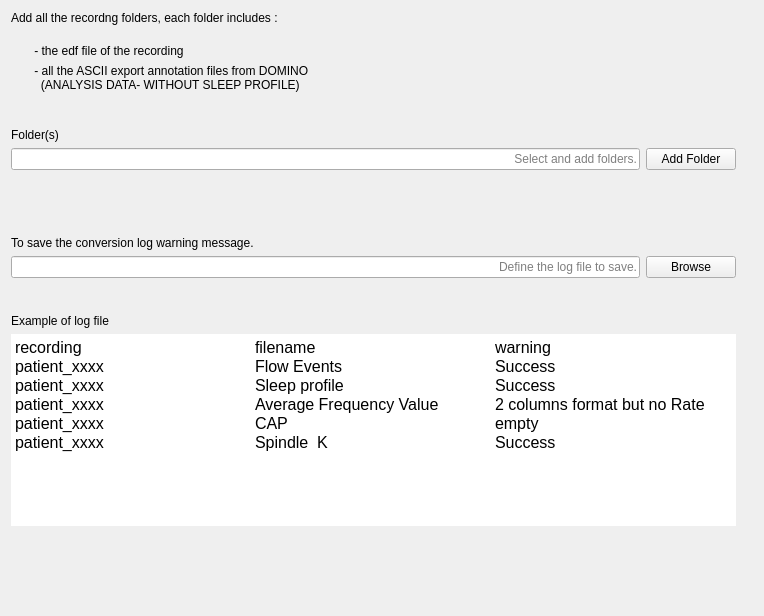
<?xml version="1.0" encoding="UTF-8"?>
<ui version="4.0">
 <class>DominoConverterSettingsView</class>
 <widget class="QWidget" name="DominoConverterSettingsView">
  <property name="geometry">
   <rect>
    <x>0</x>
    <y>0</y>
    <width>764</width>
    <height>616</height>
   </rect>
  </property>
  <property name="windowTitle">
   <string>Form</string>
  </property>
  <property name="styleSheet">
   <string notr="true">font: 12pt &quot;Roboto&quot;;</string>
  </property>
  <layout class="QHBoxLayout" name="horizontalLayout_4">
   <item>
    <layout class="QVBoxLayout" name="verticalLayout_3">
     <item>
      <widget class="QLabel" name="label">
       <property name="text">
        <string>Add all the recordng folders, each folder includes :</string>
       </property>
      </widget>
     </item>
     <item>
      <spacer name="verticalSpacer_3">
       <property name="orientation">
        <enum>Qt::Orientation::Vertical</enum>
       </property>
       <property name="sizeType">
        <enum>QSizePolicy::Policy::Fixed</enum>
       </property>
       <property name="sizeHint" stdset="0">
        <size>
         <width>20</width>
         <height>13</height>
        </size>
       </property>
      </spacer>
     </item>
     <item>
      <layout class="QHBoxLayout" name="horizontalLayout_2">
       <item>
        <spacer name="horizontalSpacer">
         <property name="orientation">
          <enum>Qt::Orientation::Horizontal</enum>
         </property>
         <property name="sizeType">
          <enum>QSizePolicy::Policy::Fixed</enum>
         </property>
         <property name="sizeHint" stdset="0">
          <size>
           <width>20</width>
           <height>20</height>
          </size>
         </property>
        </spacer>
       </item>
       <item>
        <layout class="QVBoxLayout" name="verticalLayout">
         <item>
          <widget class="QLabel" name="label_2">
           <property name="text">
            <string> - the edf file of the recording</string>
           </property>
          </widget>
         </item>
         <item>
          <widget class="QLabel" name="label_3">
           <property name="maximumSize">
            <size>
             <width>1000</width>
             <height>16777215</height>
            </size>
           </property>
           <property name="text">
            <string> - all the ASCII export annotation files from DOMINO
   (ANALYSIS DATA- WITHOUT SLEEP PROFILE)</string>
           </property>
          </widget>
         </item>
        </layout>
       </item>
      </layout>
     </item>
     <item>
      <spacer name="verticalSpacer_2">
       <property name="orientation">
        <enum>Qt::Orientation::Vertical</enum>
       </property>
       <property name="sizeType">
        <enum>QSizePolicy::Policy::Fixed</enum>
       </property>
       <property name="sizeHint" stdset="0">
        <size>
         <width>20</width>
         <height>30</height>
        </size>
       </property>
      </spacer>
     </item>
     <item>
      <widget class="QLabel" name="folders_label">
       <property name="text">
        <string>Folder(s)</string>
       </property>
      </widget>
     </item>
     <item>
      <layout class="QHBoxLayout" name="horizontalLayout">
       <item>
        <widget class="QLineEdit" name="folders_lineedit">
         <property name="maximumSize">
          <size>
           <width>1000</width>
           <height>16777215</height>
          </size>
         </property>
         <property name="alignment">
          <set>Qt::AlignmentFlag::AlignRight|Qt::AlignmentFlag::AlignTrailing|Qt::AlignmentFlag::AlignVCenter</set>
         </property>
         <property name="placeholderText">
          <string>Select and add folders.</string>
         </property>
        </widget>
       </item>
       <item>
        <widget class="QPushButton" name="pushButton_add_folder">
         <property name="minimumSize">
          <size>
           <width>90</width>
           <height>0</height>
          </size>
         </property>
         <property name="text">
          <string>Add Folder</string>
         </property>
        </widget>
       </item>
      </layout>
     </item>
     <item>
      <spacer name="verticalSpacer_4">
       <property name="orientation">
        <enum>Qt::Orientation::Vertical</enum>
       </property>
       <property name="sizeType">
        <enum>QSizePolicy::Policy::Fixed</enum>
       </property>
       <property name="sizeHint" stdset="0">
        <size>
         <width>20</width>
         <height>60</height>
        </size>
       </property>
      </spacer>
     </item>
     <item>
      <layout class="QVBoxLayout" name="verticalLayout_2">
       <item>
        <widget class="QLabel" name="label_4">
         <property name="text">
          <string>To save the conversion log warning message.</string>
         </property>
        </widget>
       </item>
       <item>
        <layout class="QHBoxLayout" name="horizontalLayout_3">
         <item>
          <widget class="QLineEdit" name="lineEdit_logfilename">
           <property name="alignment">
            <set>Qt::AlignmentFlag::AlignRight|Qt::AlignmentFlag::AlignTrailing|Qt::AlignmentFlag::AlignVCenter</set>
           </property>
           <property name="placeholderText">
            <string>Define the log file to save.</string>
           </property>
          </widget>
         </item>
         <item>
          <widget class="QPushButton" name="pushButton_browse_log">
           <property name="minimumSize">
            <size>
             <width>90</width>
             <height>0</height>
            </size>
           </property>
           <property name="text">
            <string>Browse</string>
           </property>
          </widget>
         </item>
        </layout>
       </item>
      </layout>
     </item>
     <item>
      <spacer name="verticalSpacer_5">
       <property name="orientation">
        <enum>Qt::Orientation::Vertical</enum>
       </property>
       <property name="sizeType">
        <enum>QSizePolicy::Policy::Fixed</enum>
       </property>
       <property name="sizeHint" stdset="0">
        <size>
         <width>20</width>
         <height>30</height>
        </size>
       </property>
      </spacer>
     </item>
     <item>
      <widget class="QLabel" name="label_5">
       <property name="text">
        <string>Example of log file</string>
       </property>
      </widget>
     </item>
     <item>
      <widget class="QTextEdit" name="textEdit">
       <property name="minimumSize">
        <size>
         <width>725</width>
         <height>0</height>
        </size>
       </property>
       <property name="frameShape">
        <enum>QFrame::Shape::NoFrame</enum>
       </property>
       <property name="verticalScrollBarPolicy">
        <enum>Qt::ScrollBarPolicy::ScrollBarAlwaysOff</enum>
       </property>
       <property name="horizontalScrollBarPolicy">
        <enum>Qt::ScrollBarPolicy::ScrollBarAlwaysOff</enum>
       </property>
       <property name="sizeAdjustPolicy">
        <enum>QAbstractScrollArea::SizeAdjustPolicy::AdjustIgnored</enum>
       </property>
       <property name="lineWrapColumnOrWidth">
        <number>0</number>
       </property>
       <property name="readOnly">
        <bool>true</bool>
       </property>
       <property name="html">
        <string>&lt;!DOCTYPE HTML PUBLIC &quot;-//W3C//DTD HTML 4.0//EN&quot; &quot;http://www.w3.org/TR/REC-html40/strict.dtd&quot;&gt;
&lt;html&gt;&lt;head&gt;&lt;meta name=&quot;qrichtext&quot; content=&quot;1&quot; /&gt;&lt;meta charset=&quot;utf-8&quot; /&gt;&lt;style type=&quot;text/css&quot;&gt;
p, li { white-space: pre-wrap; }
hr { height: 1px; border-width: 0; }
li.unchecked::marker { content: &quot;\2610&quot;; }
li.checked::marker { content: &quot;\2612&quot;; }
&lt;/style&gt;&lt;/head&gt;&lt;body style=&quot; font-family:'Roboto'; font-size:12pt; font-weight:400; font-style:normal;&quot;&gt;
&lt;p style=&quot; margin-top:0px; margin-bottom:0px; margin-left:0px; margin-right:0px; -qt-block-indent:0; text-indent:0px;&quot;&gt;recording			filename			warning&lt;/p&gt;
&lt;p style=&quot; margin-top:0px; margin-bottom:0px; margin-left:0px; margin-right:0px; -qt-block-indent:0; text-indent:0px;&quot;&gt;patient_xxxx		Flow Events		Success&lt;/p&gt;
&lt;p style=&quot; margin-top:0px; margin-bottom:0px; margin-left:0px; margin-right:0px; -qt-block-indent:0; text-indent:0px;&quot;&gt;patient_xxxx		Sleep profile		Success&lt;/p&gt;
&lt;p style=&quot; margin-top:0px; margin-bottom:0px; margin-left:0px; margin-right:0px; -qt-block-indent:0; text-indent:0px;&quot;&gt;patient_xxxx		Average Frequency Value 	2 columns format but no Rate&lt;/p&gt;
&lt;p style=&quot; margin-top:0px; margin-bottom:0px; margin-left:0px; margin-right:0px; -qt-block-indent:0; text-indent:0px;&quot;&gt;patient_xxxx		CAP			empty&lt;/p&gt;
&lt;p style=&quot; margin-top:0px; margin-bottom:0px; margin-left:0px; margin-right:0px; -qt-block-indent:0; text-indent:0px;&quot;&gt;patient_xxxx		Spindle  K			Success&lt;/p&gt;&lt;/body&gt;&lt;/html&gt;</string>
       </property>
      </widget>
     </item>
     <item>
      <spacer name="verticalSpacer_6">
       <property name="orientation">
        <enum>Qt::Orientation::Vertical</enum>
       </property>
       <property name="sizeHint" stdset="0">
        <size>
         <width>20</width>
         <height>0</height>
        </size>
       </property>
      </spacer>
     </item>
    </layout>
   </item>
   <item>
    <spacer name="horizontalSpacer_2">
     <property name="orientation">
      <enum>Qt::Orientation::Horizontal</enum>
     </property>
     <property name="sizeHint" stdset="0">
      <size>
       <width>32</width>
       <height>20</height>
      </size>
     </property>
    </spacer>
   </item>
  </layout>
 </widget>
 <resources>
  <include location="../../../../snooz-toolbox/src/main/python/ui/themes/themes.qrc"/>
 </resources>
 <connections>
  <connection>
   <sender>pushButton_add_folder</sender>
   <signal>clicked()</signal>
   <receiver>DominoConverterSettingsView</receiver>
   <slot>add_folder_slot()</slot>
   <hints>
    <hint type="sourcelabel">
     <x>500</x>
     <y>141</y>
    </hint>
    <hint type="destinationlabel">
     <x>405</x>
     <y>212</y>
    </hint>
   </hints>
  </connection>
  <connection>
   <sender>pushButton_browse_log</sender>
   <signal>clicked()</signal>
   <receiver>DominoConverterSettingsView</receiver>
   <slot>browse_log_slot()</slot>
   <hints>
    <hint type="sourcelabel">
     <x>733</x>
     <y>316</y>
    </hint>
    <hint type="destinationlabel">
     <x>400</x>
     <y>178</y>
    </hint>
   </hints>
  </connection>
 </connections>
 <slots>
  <slot>add_folder_slot()</slot>
  <slot>browse_log_slot()</slot>
 </slots>
</ui>
